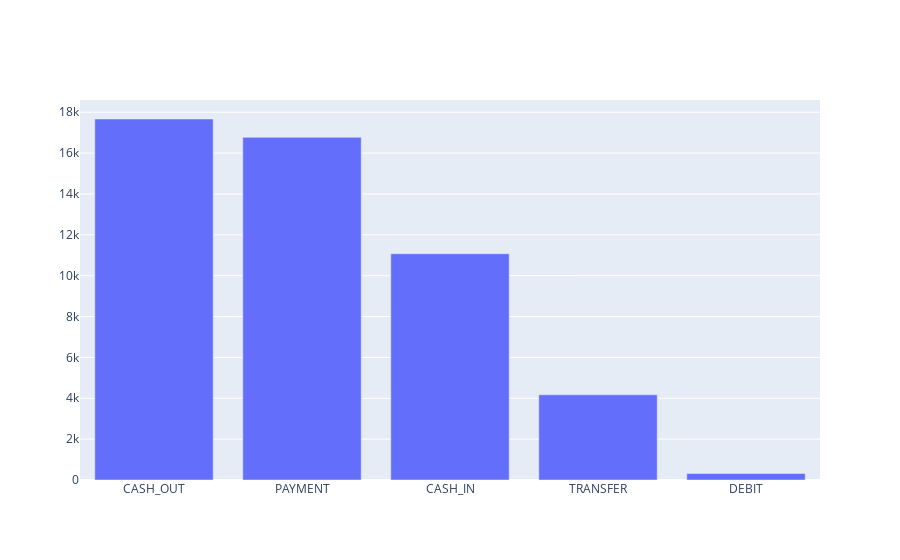

Here is the notebook cell this chart was saved with:
### Code cell
labels = list(data2['type'].value_counts().index)
values = list(data2['type'].value_counts().values)

fig = go.Figure(data=[go.Bar(x=labels, y=values)])
fig.show()

### Figure 1 — Plotly figure (JSON) as saved in the notebook; plotly's stock layout.template omitted (floating-point values rounded to 4 significant figures)
{"data": [{"type": "bar", "x": ["CASH_OUT", "PAYMENT", "CASH_IN", "TRANSFER", "DEBIT"], "y": [17668, 16770, 11075, 4168, 319]}], "layout": {}}
